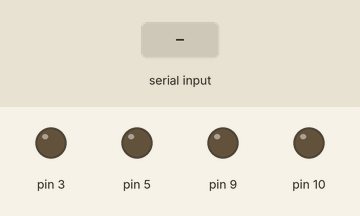
This sketch was run on a simulated Arduino Uno, built with avr-gcc and run on an emulated ATmega328P. Parts: output pins drawn as LEDs (lit = HIGH). The inputs (shaded band) are chosen by the test bench.

Above: at 1.2 s.
1.3 s: "F" received over Serial
At 1.8 s:
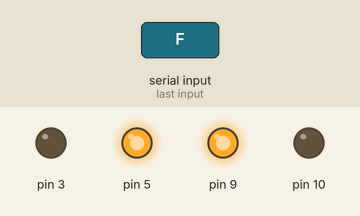
2.8 s: "L" received over Serial
At 4.0 s:
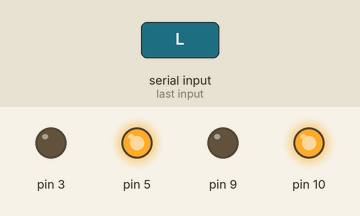
4.3 s: "B" received over Serial
At 5.3 s:
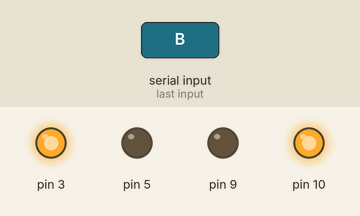
5.8 s: "R" received over Serial
At 6.5 s:
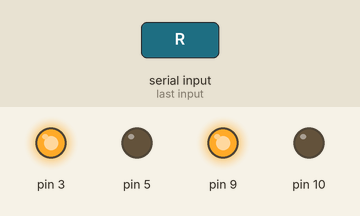
7.3 s: "G" received over Serial
At 7.6 s:
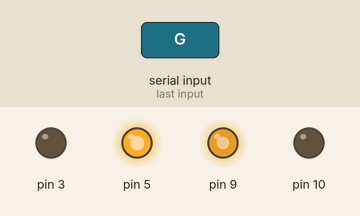
8.8 s: "I" received over Serial
At 9.9 s:
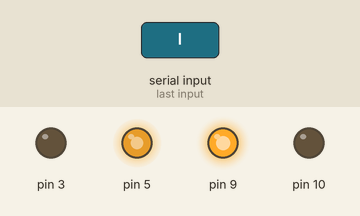
Timing chart, 0 to 11.3 s (numbered marks = the images above; inputs shaded):
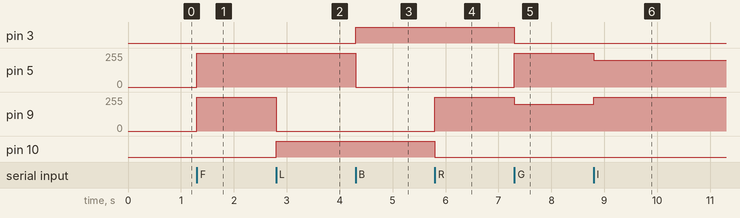

Measured:
- after the input at 1.3 s, pin 5, pin 9: 0/255 → 255/255 at once
- after the input at 2.8 s, pin 9: 255/255 → 0/255 at once; pin 10: LOW → HIGH at once
- after the input at 4.3 s, pin 3: LOW → HIGH at once; pin 5: 255/255 → 0/255 at once
- after the input at 5.8 s, pin 9: 0/255 → 255/255 at once; pin 10: HIGH → LOW at once
- after the input at 7.3 s, pin 3: HIGH → LOW at once; pin 5: 0/255 → 255/255 at once; pin 9: 255/255 → 200/255 at once
- after the input at 8.8 s, pin 5: 255/255 → 200/255 at once; pin 9: 200/255 → 255/255 at once

The sketch:

bluetooth.ino
```cpp
int motor_one1=9;
int motor_one2=10;
int motor_two1=5;
int motor_two2=3;
char command;
void setup() {
  Serial.begin(9600);// put your setup code here, to run once:

pinMode(9,OUTPUT);
pinMode(10,OUTPUT);

pinMode(5,OUTPUT);
pinMode(3,OUTPUT);
}

void loop() {
while(Serial.available()>0){
command=Serial.read();
if(command=='F')
{
analogWrite(9,255);
 analogWrite(10,0);
 analogWrite(5,255);
 analogWrite(3,0);

}
else if(command=='L')
{
analogWrite(9,0);
analogWrite(10,255);
analogWrite(5,255);
analogWrite(3,0);

}
else if(command=='B')
{
analogWrite(9,0);
analogWrite(10,255);
analogWrite(5,0);
analogWrite(3,255);

}else if(command=='R')
{
analogWrite(9,255);
analogWrite(10,0);
analogWrite(5,0);
analogWrite(3,255);

}

else if(command=='G')
{
analogWrite(9,200);
analogWrite(10,0);
analogWrite(5,255);
analogWrite(3,0);
}
else if(command=='I')
{
analogWrite(9,255);
analogWrite(10,0);
analogWrite(5,200);
analogWrite(3,0);
}
else if(command=='H')
{
analogWrite(9,0);
analogWrite(10,200);
analogWrite(5,0);
analogWrite(3,255);
}
else if(command=='J')
{
analogWrite(9,0);
analogWrite(10,255);
analogWrite(5,0);
analogWrite(3,200);
}
else if(command=='S')
{
analogWrite(9,0);
analogWrite(10,0);
analogWrite(5,0);
analogWrite(3,0);
}}}
```
